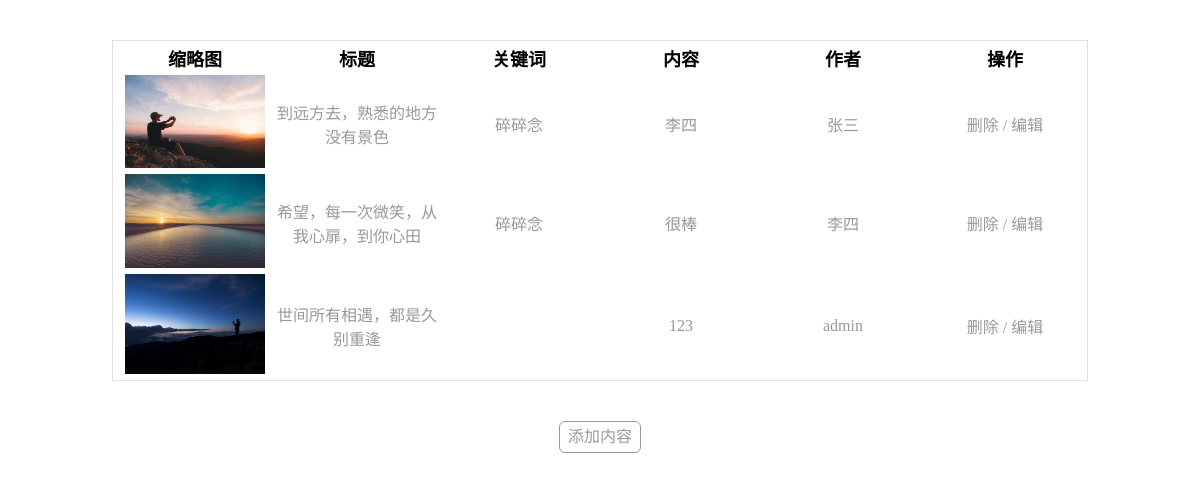
The app's page /mycms/mycms/Nadmin/show.php?id=16 with its own data.
### tables this page shows
CREATE TABLE IF NOT EXISTS `lists` (
  `id` int(10) NOT NULL AUTO_INCREMENT,
  `thumbImg` varchar(1000) NOT NULL,
  `titles` varchar(100) NOT NULL,
  `cid` int(10) NOT NULL,
  `author` varchar(10) NOT NULL,
  `con` varchar(10000) NOT NULL,
  `rec` int(10) NOT NULL,
  `recond` varchar(30) NOT NULL,
  `notes` varchar(30) NOT NULL,
  `times` varchar(19) NOT NULL,
  `banner` varchar(10) NOT NULL,
  `hot` varchar(10) NOT NULL,
  `keywords` varchar(10) NOT NULL,
  `hot2` varchar(10) NOT NULL,
  PRIMARY KEY (`id`)
);

### mycms/mycms/Nadmin/show.php (the view, shortened to what this page needs)
<?php
include "../admin/common.php";
$id=$_GET['id'];
?>
<!doctype html>
<html lang="en">
<head>
    <link rel="stylesheet" href="../static/css/show.css">
</head>
<body>
<?php
$sql="select * from lists WHERE cid=".$id;
$result=$db->query($sql);
if (mysqli_num_rows($result)){
?>
<table>
    <tr>
        <th>缩略图</th>
        <th>标题</th>
        <th>关键词</th>
        <th>内容</th>
        <th>作者</th>
        <th>操作</th>
    </tr>
    <?php while ($row=$result->fetch_assoc()){?>
    <tr>
        <td><img src="<?php echo $row['thumbImg']?>" alt="" style="width: 140px;"></td>
        <td><?php echo $row['titles'];?></td>
        <td><?php echo $row['keywords']?></td>
        <td><?php echo  substr(strip_tags($row['con']),0,98);?></td>
        <td><?php echo $row['author']?></td>
        <td><a class="btn" href="delcon.php?id=<?php echo $row["id"];?>&cid=<?php echo $id;?>">删除  </a>/<a class="btn" href="../admin/editcon.php?id=<?php echo $row["id"];?>&cid=<?php echo $id;?>"> 编辑</a></td>
    </tr>
    <?php } ?>
</table>
<?php  } else{?>
<p class="none">没有任何内容</p>
<?php }?>
<a href="addConConCon.php?id=<?php echo $id;?>" class="add">
    添加内容
</a>
</body>
</html>

### mycms/mycms/static/css/show.css (style rules this page uses)
* { margin:0; padding:0; text-decoration: none; }
table { margin:40px auto; border:1px solid #E0E0E0; }
th { width:160px; height:30px; text-align: center; font-size: 18px; background-color: #ffffff; }
td { width:160px; text-align: center; height:30px; margin-top:6px; font-size: 16px; color: #999; background-color: #ffffff; }
td > img { width:40px; }
.add { color: #999; background-color: #ffffff; display: block; width:80px; height:30px; font-size: 16px; border-radius: 6px; line-height:30px; margin: 0px auto; border:1px solid #999999; text-align: center; }
.btn { color: #999; }

### records on screen
lists: thumbImg (picture), titles "到远方去，熟悉的地方没有景色", keywords "碎碎念", con "李四", author "张三"
lists: thumbImg (picture), titles "希望，每一次微笑，从我心扉，到你心田", keywords "碎碎念", con "很棒", author "李四"
lists: thumbImg (picture), titles "世间所有相遇，都是久别重逢", con "123", author "admin"
